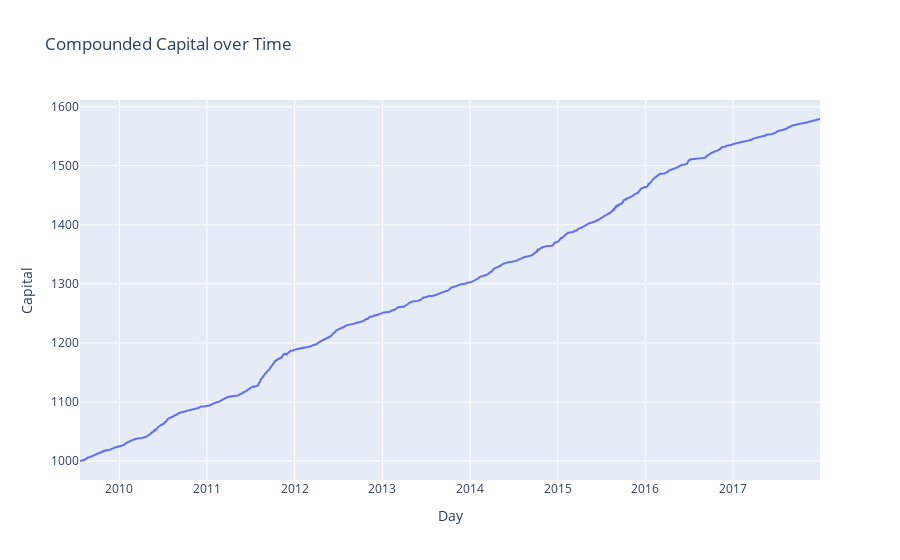

Source (notebook cell):
### Code cell
def plot_capitals(dates, capitals):
    fig1 = make_subplots(rows=1, cols=1, specs=[[{'type':'xy'}]])
    
    fig1.add_trace(go.Scatter(x=dates, y=capitals, mode="lines"), row=1, col=1)

    fig1.update_layout(
        title = f'Compounded Capital over Time', 
        xaxis1 = dict(title_text = 'Day'),
        yaxis1 = dict(title_text = 'Capital')
    )
#     fig1.write_image("Plots/opt nn 5 binary updown NASDAQ.png")
    fig1.show()

print("Evaluating...")
capital = 1000
risk = 0.05
profit, capitals, dates = evaluate_Q(Q, instruments, data, capital, risk)
print(f"Profit in evaluation: {profit}")
plot_capitals(dates, capitals)

### Figure 1 — Plotly figure (JSON) as saved in the notebook; plotly's stock layout.template omitted (floating-point values rounded to 4 significant figures; data arrays with more than 128 entries replaced by an {"elided": "..."} marker saying what was removed)
{"data": [{"mode": "lines", "type": "scatter", "x": {"elided": "2128 str values"}, "xaxis": "x", "y": {"elided": "2128 float values"}, "yaxis": "y"}], "layout": {"title": {"text": "Compounded Capital over Time"}, "xaxis": {"anchor": "y", "domain": [0, 1], "title": {"text": "Day"}}, "yaxis": {"anchor": "x", "domain": [0, 1], "title": {"text": "Capital"}}}}
